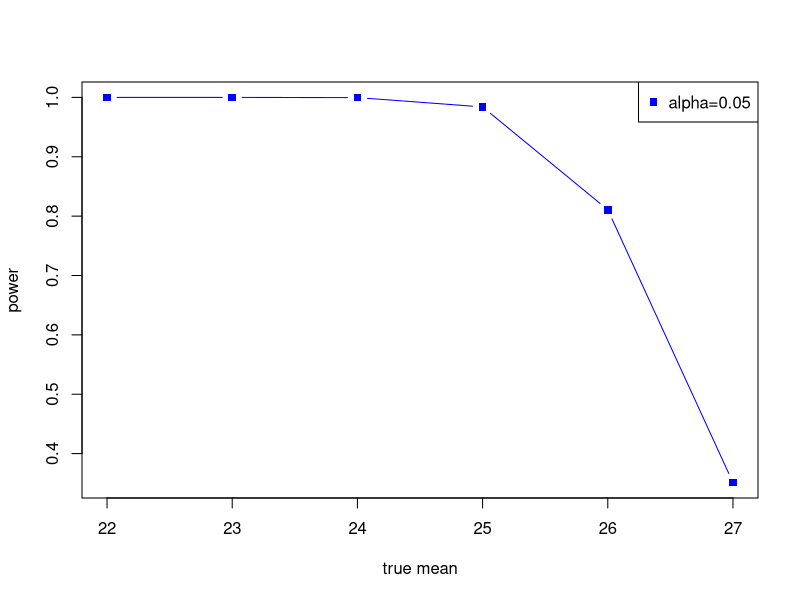
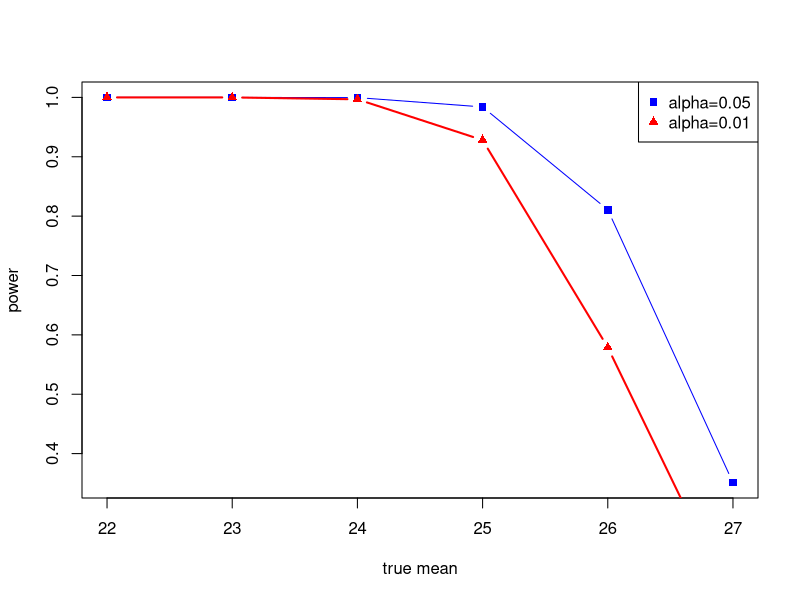
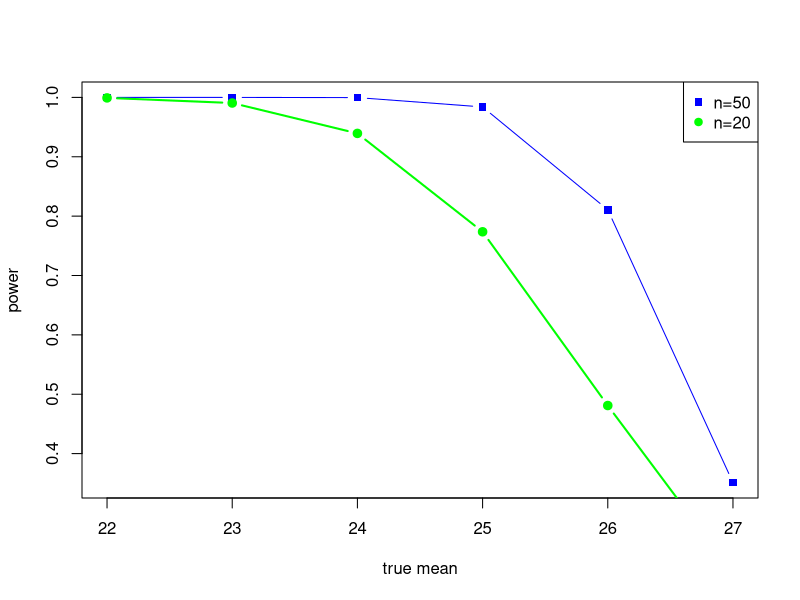

These charts were generated, in order, by the following R code:
#Problem 5

#here we create samples
men <- c(128.35, 160.34, 133.74, 138.12, 91.00, 97.43, 128.58, 148.78, 150.65, 110.96,
             135.7, 118.77, 147.1, 107.2, 122.46, 129.36, 158.14, 102.72, 136.59, 146.02, 105.88,
             111.24, 131.22, 124.6, 137.85, 136.46, 145.31, 166.71, 158.66, 108.63, 103.11, 149.29)
women <- c(116.62, 137.15, 106.07, 172.58, 151.33, 98.73, 136.11, 149.9, 140.8, 98.58,
             158.4, 97.97, 117.99, 126.53, 128.67, 126.57, 124.3, 120.39, 150.08, 143.05, 130.18,
             108.04, 136.39, 124.94, 136.86, 143.03, 128.58, 142.51, 151.68, 120.94)

#this function calculates variance of sample:
miu_var <- function(sample) {
  return(var(sample) / length(sample))
}

#this function prints the interval:
print_interval <- function(lower, upper) {
  cat("95% confidence interval is: (")
  cat(lower_bound, upper_bound)
  cat(')')
}

#here we find std of the difference of the means:
sigma <- sqrt(miu_var(men) + miu_var(women))

#finding point estimate:
point_estimate <- mean(men) - mean(women)

#finding the right and left decision boundaries:
lower_bound <- point_estimate - sigma * qnorm(0.975)
upper_bound <- point_estimate + sigma * qnorm(0.975)
print_interval(lower_bound, upper_bound)

#################### Output #############################

# 95% confidence interval is: (-10.07359 9.094549)

################################################################################################
################################################################################################

#Problem 7

#a

miu_0 <- 28
miu_a <- c(22, 23, 24, 25, 26, 27)
s <- 5.6

calc_power <- function(alpha, n) {
  se <- s / sqrt(n)
  left_boundary <- miu_0 - qnorm(1-alpha)*se
  powers <- pnorm((left_boundary - miu_a) / se)
}

powers_a <- calc_power(0.05, 50)

plot(miu_a, powers_a, type = "b", col='blue', pch=15,
     xlab="true mean", ylab="power")

legend("topright", legend=c("alpha=0.05"),
       col=c("blue"), pch = 15)
##################################################################
#b
powers_a <- calc_power(0.05, 50)
plot(miu_a, powers_a, type = "b", col='blue', pch=15, 
     xlab="true mean", ylab="power")
powers_b <- calc_power(0.01, 50)
lines(miu_a, powers_b, col='red', lw=2, pch=17, type = "b")
legend("topright", legend=c("alpha=0.05", "alpha=0.01"),
       col=c("blue", "red"), pch = c(15,17))
##################################################################
#c
powers_a <- calc_power(0.05, 50)
plot(miu_a, powers_a, type = "b", col='blue', pch=15,
     xlab="true mean", ylab="power")
powers_a <- calc_power(0.05, 20)
lines(miu_a, powers_a, col='green', lw=2, pch=19, type = "b")
legend("topright", legend=c("n=50", "n=20"), col=c("blue", "green"),
       pch = c(15, 19))
